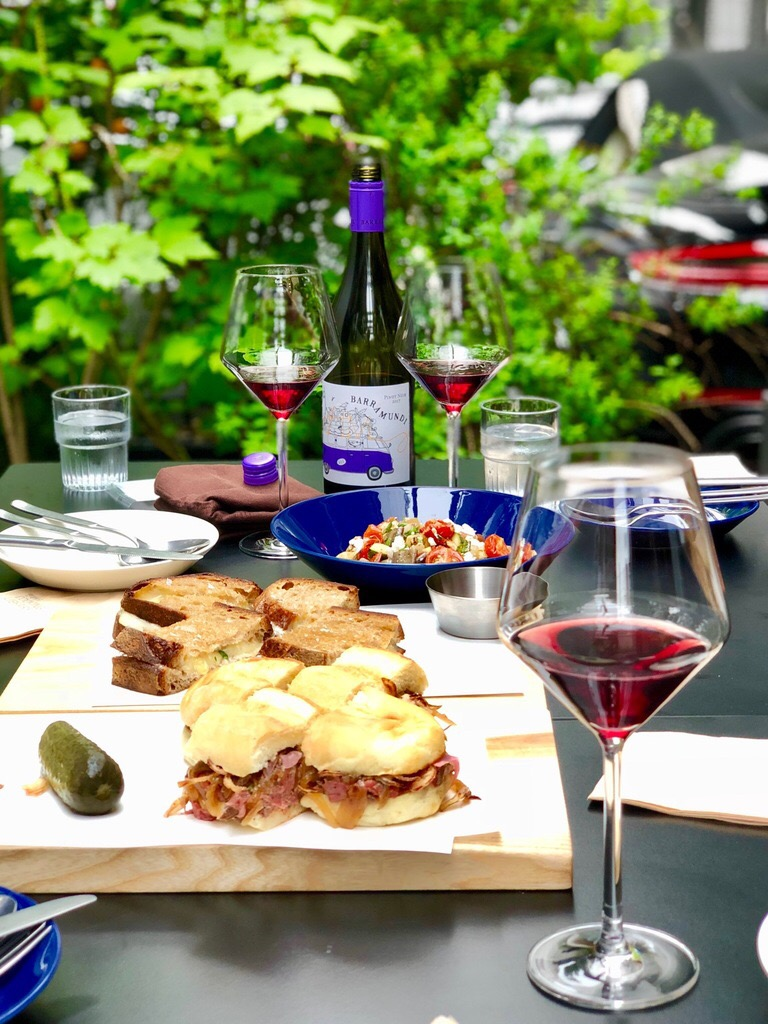
#> input picture ORGANIZE/web/images/test3.JPG, 768 x 1024 px, given in place of test5.png, which was not available
$ python sort_color.py   (older library calls are emulated)
#> lines starting #> are read from the running program, lines starting #| are printed output that depends on the picture; pictures that were not available may be replaced by others from this repository, and a replacement may not be noted
import cv2
from scipy.spatial import distance
import hilbert2
import numpy as np
import datetime
import random

def NN(A, start):
  #Nearest neighbor algorithm.
  #A is an NxN array indicating distance between N locations
  #start is the index of the starting location
  #Returns the path and cost of the found solution

  path = [start]
  cost = 0
  N = A.shape[0]
  mask = np.ones(N, dtype=bool)  # boolean values indicating which
                                 # locations have not been visited
  mask[start] = False

  for i in range(N-1):
    last = path[-1]
    next_ind = np.argmin(A[last][mask]) # find minimum of remaining locations
    next_loc = np.arange(N)[mask][next_ind] # convert to original location
    path.append(next_loc)
    mask[next_loc] = False
    cost += A[last, next_loc]

  return [path, cost]

image_path = "../images/test5.png"
# image_path = "../images/test2.jpg"

# Load the image
image = cv2.imread(image_path)
#> image is the input picture: shape (1024, 768, 3); mean B, G, R 100.6, 140.6, 133.1
image = cv2.cvtColor(image, cv2.COLOR_BGR2RGB, cv2.CV_16U)

# Resize it
h, w, _ = image.shape
#> h = 1024; w = 768
w_new = int(100 * w / max(w, h) )
#> w_new = 75
h_new = int(100 * h / max(w, h) )
#> h_new = 100

if w_new > 20:
  w_new = 20

if h_new > 20:
  h_new = 20

image = cv2.resize(image, (w_new, h_new));
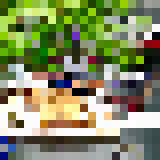
#> image: shape (20, 20, 3) (shown 8 times larger); mean R, G, B 131.8, 139.1, 99.1

# Reshape the image to be a list of pixels
colors = image.reshape((image.shape[0] * image.shape[1], 3))
#> colors = 400 rows, first 8: [65, 86, 4], [20, 77, 1], [125, 169, 48], [143, 207, 5], [147, 194, 58], [167, 211, 111], [76, 137, 1], [124, 151, 6]
# [16 lines of commented-out code are left out]
A = np.zeros([len(colors),len(colors)])
#> A: shape (400, 400) float64; every value is 0
for x in range(0, len(colors)-1):
  for y in range(0, len(colors)-1):
    A[x,y] = distance.euclidean(colors[x],colors[y])
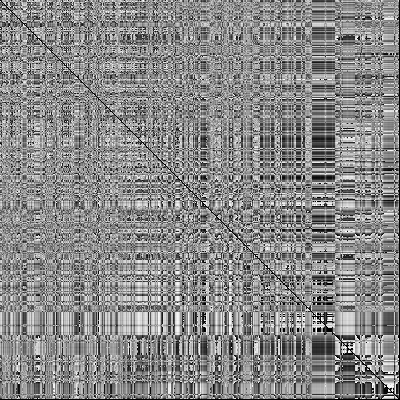
#> A: shape (400, 400) float64; min 0, max 441.7, mean 237.2; drawn with min black and max white
# Nearest neighbour algorithm

path_and_cost = NN(A, 0)
#> the loop in NN, `for i in range(N-1):` made 399 passes
#> (last, next_ind, next_loc, cost) on passes 2 to 4: (399, 0, 1, 0), (1, 60, 62, 47.13), (62, 185, 188, 77.16)
#> after the loop in NN, `for i in range(N-1):`: cost = 16283; path = 400 values, max 399 at index 1, min 0 at index 0, mean 199.5
#> path_and_cost = 2 items
# Final array
colors_nn = []
for i in path_and_cost[0]:
  colors_nn.append(colors[i])
#> this loop made 400 passes
#> i on passes 2 to 4: 399, 1, 62
#> after the loop, colors_nn = 400 items, first 6: [65, 86, 4], [59, 77, 77], [20, 77, 1], [6, 32, 1], [5, 2, 0], [0, 1, 0]


height = 25
sorted_image = np.zeros((height,len(colors),3), np.uint8) # (0,255)
#> sorted_image: shape (25, 400, 3); every value is 0

# for x in range(0, len(colors)-1):
#   c = [colors[x][0] * 255, colors[x][1] * 255, colors[x][2] * 255]
#   sorted_image[:,x] = c

for x in range(0, len(colors_nn)-1):
  c = [colors_nn[x][0] * 255, colors_nn[x][1] * 255, colors_nn[x][2] * 255]
  sorted_image[:,x] = c
#> this loop made 399 passes
#> c on passes 1 to 3: [16575, 21930, 1020], [15045, 19635, 19635], [5100, 19635, 255]
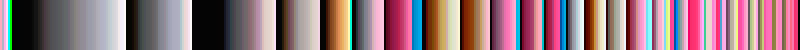
#> sorted_image: shape (25, 400, 3) (shown 2 times larger); mean of channels 0, 1, 2 123.4, 116, 146.1; drawn as B, G, R

cv2.imwrite("sort_" + datetime.datetime.now().strftime('%Y_%m_%d_%H:%M:%S') + ".png", sorted_image)

$ run again, on ORGANIZE/web/images/1.jpeg
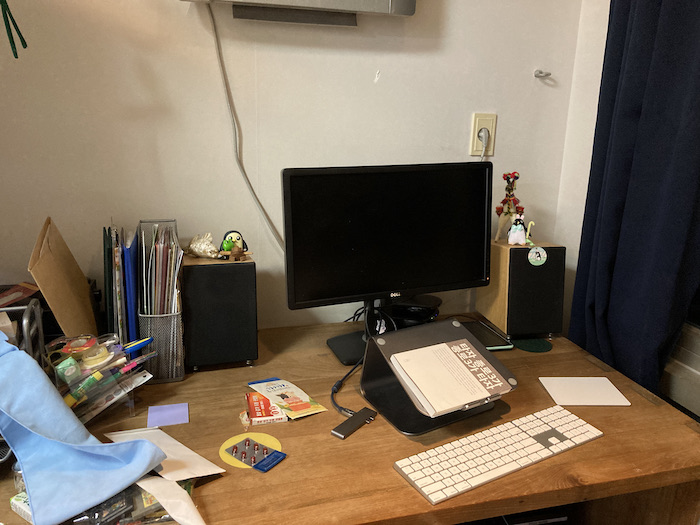
#> input picture ORGANIZE/web/images/1.jpeg, 700 x 525 px, given in place of test5.png, which was not available
#> image is the input picture: shape (525, 700, 3); mean B, G, R 92.3, 109.2, 123
#> colors = 400 rows, first 8: [154, 133, 104], [161, 137, 109], [181, 152, 122], [202, 173, 139], [199, 174, 143], [182, 164, 139], [129, 113, 90], [64, 54, 42]
#> after the loop `for x in range(0, len(colors)-1):`:
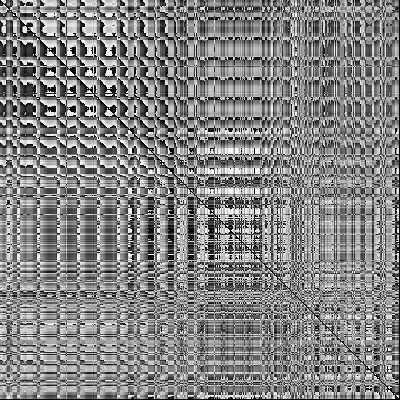
#> A: shape (400, 400) float64; min 0, max 441.7, mean 229.3; drawn with min black and max white
#> the loop in NN, `for i in range(N-1):` made 399 passes
#> (last, next_ind, next_loc, cost) on passes 2 to 4: (399, 0, 1, 0), (1, 39, 41, 5.1), (41, 58, 61, 5.1)
#> after the loop in NN, `for i in range(N-1):`: cost = 9428.9; path = 400 values, max 399 at index 1, min 0 at index 0, mean 199.5
#> path_and_cost = 2 items
#> the loop `for i in path_and_cost[0]:` made 400 passes
#> i on passes 2 to 4: 399, 1, 41
#> after the loop `for i in path_and_cost[0]:`: colors_nn = 400 items, first 6: [154, 133, 104], [70, 42, 18], [161, 137, 109], [156, 136, 109], [156, 136, 109], [155, 136, 106]
#> the loop `for x in range(0, len(colors_nn)-1):` made 399 passes
#> c on passes 1 to 3: [39270, 33915, 26520], [17850, 10710, 4590], [41055, 34935, 27795]
#> after the loop `for x in range(0, len(colors_nn)-1):`:
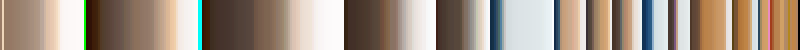
#> sorted_image: shape (25, 400, 3) (shown 2 times larger); mean of channels 0, 1, 2 133.2, 147.5, 162.8; drawn as B, G, R
